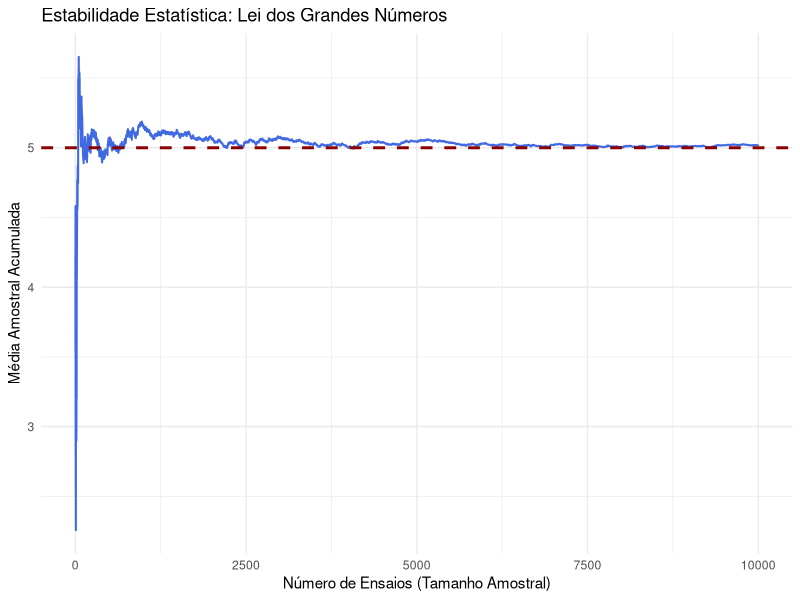

Here is the R script that generated this plot:
# T4: Esperança, Variância e Lei dos Grandes Números
set.seed(123)

if(!require(ggplot2)) install.packages("ggplot2")
library(ggplot2)

lambda <- 0.2
K <- 10000
mu_teorica <- 1 / lambda

amostras <- rexp(K, rate = lambda)
medias_acumuladas <- cumsum(amostras) / (1:K)

df_lgn <- data.frame(Ensaio = 1:K, Media_Acumulada = medias_acumuladas)

p_lgn <- ggplot(df_lgn, aes(x = Ensaio, y = Media_Acumulada)) +
  geom_line(color = "royalblue", linewidth = 0.7) +
  geom_hline(yintercept = mu_teorica, color = "darkred", linetype = "dashed", linewidth = 1) +
  labs(title = "Estabilidade Estatística: Lei dos Grandes Números",
       x = "Número de Ensaios (Tamanho Amostral)",
       y = "Média Amostral Acumulada") +
  theme_minimal()

ggsave("imagens/t4_lei_grandes_numeros.png", p_lgn, width = 8, height = 5)
